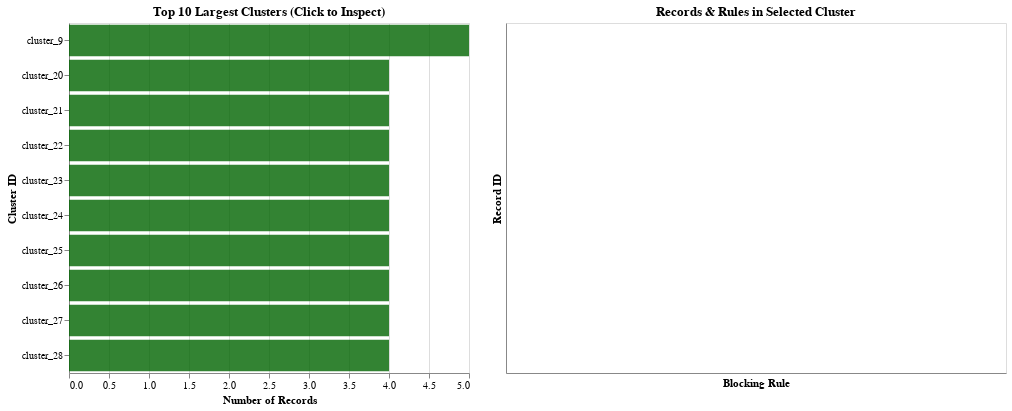

The notebook cell saved with this chart:
### Code cell
import altair as alt
import pandas as pd

print("🎨 Interactive Cluster Visualizations (with Drill-Down)...")
print("=" * 60)

if 'clusters_df' in locals() and clusters_df is not None and not clusters_df.empty and 'pairs_df' in locals() and pairs_df is not None:

    # --- Prepare cluster sizes ---
    cluster_sizes = clusters_df.groupby('ClusterID').size().reset_index(name='Size')
    top_clusters = cluster_sizes.nlargest(10, 'Size')

    # --- Merge rules into clusters ---
    id1, id2 = "RecordID1", "RecordID2"
    pairs_long = pd.concat([
        pairs_df[[id1, "RulesUsed"]].rename(columns={id1: "RecordID"}),
        pairs_df[[id2, "RulesUsed"]].rename(columns={id2: "RecordID"})
    ]).drop_duplicates()

    merged = pairs_long.merge(clusters_df, on="RecordID", how="left")

    # --- Selection ---
    cluster_select = alt.selection_single(fields=['ClusterID'], empty="none")

    # --- Chart 1: Top 10 Largest Clusters ---
    top_clusters_chart = (
        alt.Chart(top_clusters)
        .mark_bar(opacity=0.8)
        .encode(
            x=alt.X('Size:Q', title='Number of Records'),
            y=alt.Y('ClusterID:N', title='Cluster ID', sort='-x'),
            tooltip=['ClusterID:N', 'Size:Q'],
            color=alt.condition(cluster_select, alt.value("orange"), alt.value("darkgreen"))
        )
        .properties(
            title="Top 10 Largest Clusters (Click to Inspect)",
            width=400,
            height=350
        )
        .add_selection(cluster_select)
    )

    # --- Chart 2: Drill-down Records with RulesUsed ---
    cluster_records_chart = (
        alt.Chart(merged)
        .mark_circle(size=80, opacity=0.7)
        .encode(
            x=alt.X('RulesUsed:N', title='Blocking Rule'),
            y=alt.Y('RecordID:N', title='Record ID'),
            color=alt.Color('ClusterID:N', legend=None),
            tooltip=['ClusterID:N', 'RecordID:N', 'RulesUsed:N']
        )
        .transform_filter(cluster_select)
        .properties(
            title="Records & Rules in Selected Cluster",
            width=500,
            height=350
        )
    )

    # --- Dashboard ---
    interactive_dashboard = top_clusters_chart | cluster_records_chart
    display(interactive_dashboard)

else:
    print("❌ clusters_df or pairs_df not available for visualization")

### Figure 1 — Vega-Lite specification as saved in the notebook (floating-point values rounded to 4 significant figures)
{"config": {"view": {"continuousWidth": 300, "continuousHeight": 300}}, "hconcat": [{"data": {"name": "data-831cec4e3459f967e85c50a73f7c3072"}, "mark": {"type": "bar", "opacity": 0.8}, "encoding": {"color": {"condition": {"param": "param_3", "value": "orange", "empty": false}, "value": "darkgreen"}, "tooltip": [{"field": "ClusterID", "type": "nominal"}, {"field": "Size", "type": "quantitative"}], "x": {"field": "Size", "title": "Number of Records", "type": "quantitative"}, "y": {"field": "ClusterID", "sort": "-x", "title": "Cluster ID", "type": "nominal"}}, "height": 350, "name": "view_1", "title": "Top 10 Largest Clusters (Click to Inspect)", "width": 400}, {"data": {"name": "data-3344b20ff72d88479043d3886c364896"}, "mark": {"type": "circle", "opacity": 0.7, "size": 80}, "encoding": {"color": {"field": "ClusterID", "legend": null, "type": "nominal"}, "tooltip": [{"field": "ClusterID", "type": "nominal"}, {"field": "RecordID", "type": "nominal"}, {"field": "RulesUsed", "type": "nominal"}], "x": {"field": "RulesUsed", "title": "Blocking Rule", "type": "nominal"}, "y": {"field": "RecordID", "title": "Record ID", "type": "nominal"}}, "height": 350, "title": "Records & Rules in Selected Cluster", "transform": [{"filter": {"param": "param_3", "empty": false}}], "width": 500}], "params": [{"name": "param_3", "select": {"type": "point", "fields": ["ClusterID"]}, "views": ["view_1"]}], "$schema": "https://vega.github.io/schema/vega-lite/v5.20.1.json", "datasets": {"data-831cec4e3459f967e85c50a73f7c3072": [{"ClusterID": "cluster_9", "Size": 5}, {"ClusterID": "cluster_20", "Size": 4}, {"ClusterID": "cluster_21", "Size": 4}, {"ClusterID": "cluster_22", "Size": 4}, {"ClusterID": "cluster_23", "Size": 4}, {"ClusterID": "cluster_24", "Size": 4}, {"ClusterID": "cluster_25", "Size": 4}, {"ClusterID": "cluster_26", "Size": 4}, {"ClusterID": "cluster_27", "Size": 4}, {"ClusterID": "cluster_28", "Size": 4}], "data-3344b20ff72d88479043d3886c364896": [{"RecordID": 1, "RulesUsed": "Email", "ClusterID": "cluster_0", "ClusterSize": 3, "x": 0.9582, "y": 0.6652}, {"RecordID": 2, "RulesUsed": "Phone", "ClusterID": "cluster_0", "ClusterSize": 3, "x": 0.7695, "y": 0.1367}, {"RecordID": 6, "RulesUsed": "Phone", "ClusterID": "cluster_1", "ClusterSize": 2, "x": 0.3283, "y": 0.3392}, {"RecordID": 7, "RulesUsed": "Phone", "ClusterID": "cluster_2", "ClusterSize": 2, "x": 0.37, "y": 0.469}, {"RecordID": 11, "RulesUsed": "Phone", "ClusterID": "cluster_3", "ClusterSize": 2, "x": 0.5679, "y": 0.03084}, {"RecordID": 12, "RulesUsed": "Phone", "ClusterID": "cluster_4", "ClusterSize": 2, "x": 0.8671, "y": 0.2539}, {"RecordID": 14, "RulesUsed": "DOB,Email,Phone", "ClusterID": "cluster_5", "ClusterSize": 2, "x": 0.772, "y": 0.2118}, {"RecordID": 15, "RulesUsed": "Phone", "ClusterID": "cluster_6", "ClusterSize": 4, "x": 0.2255, "y": 0.582}, {"RecordID": 15, "RulesUsed": "DOB,Email,Phone", "ClusterID": "cluster_6", "ClusterSize": 4, "x": 0.2255, "y": 0.582}, {"RecordID": 16, "RulesUsed": "Phone", "ClusterID": "cluster_6", "ClusterSize": 4, "x": 0.9712, "y": 0.2354}, {"RecordID": 16, "RulesUsed": "DOB,Email,Phone", "ClusterID": "cluster_6", "ClusterSize": 4, "x": 0.9712, "y": 0.2354}, {"RecordID": 20, "RulesUsed": "Phone", "ClusterID": "cluster_7", "ClusterSize": 3, "x": 0.1078, "y": 0.5554}, {"RecordID": 22, "RulesUsed": "Phone", "ClusterID": "cluster_7", "ClusterSize": 3, "x": 0.6516, "y": 0.6468}, {"RecordID": 23, "RulesUsed": "Phone", "ClusterID": "cluster_8", "ClusterSize": 2, "x": 0.9687, "y": 0.6776}, {"RecordID": 26, "RulesUsed": "Phone", "ClusterID": "cluster_9", "ClusterSize": 5, "x": 0.2379, "y": 0.6747}, {"RecordID": 31, "RulesUsed": "Phone", "ClusterID": "cluster_6", "ClusterSize": 4, "x": 0.9389, "y": 0.6838}, {"RecordID": 34, "RulesUsed": "Phone", "ClusterID": "cluster_10", "ClusterSize": 2, "x": 0.4461, "y": 0.2804}, {"RecordID": 46, "RulesUsed": "DOB,Email,Phone", "ClusterID": "cluster_11", "ClusterSize": 2, "x": 0.6932, "y": 0.5757}, {"RecordID": 47, "RulesUsed": "DOB,Email,Phone", "ClusterID": "cluster_12", "ClusterSize": 2, "x": 0.4974, "y": 0.6453}, {"RecordID": 48, "RulesUsed": "DOB,Email,Phone", "ClusterID": "cluster_13", "ClusterSize": 2, "x": 0.04728, "y": 0.8567}, {"RecordID": 49, "RulesUsed": "Phone", "ClusterID": "cluster_9", "ClusterSize": 5, "x": 0.6776, "y": 0.6194}, {"RecordID": 49, "RulesUsed": "DOB,Email,Phone", "ClusterID": "cluster_9", "ClusterSize": 5, "x": 0.6776, "y": 0.6194}, {"RecordID": 50, "RulesUsed": "DOB,Email,Phone", "ClusterID": "cluster_14", "ClusterSize": 2, "x": 0.8543, "y": 0.6075}, {"RecordID": 51, "RulesUsed": "Phone", "ClusterID": "cluster_9", "ClusterSize": 5, "x": 0.002317, "y": 0.2933}, {"RecordID": 51, "RulesUsed": "DOB,Email,Phone", "ClusterID": "cluster_9", "ClusterSize": 5, "x": 0.002317, "y": 0.2933}, {"RecordID": 52, "RulesUsed": "DOB,Email,Phone", "ClusterID": "cluster_15", "ClusterSize": 2, "x": 0.2143, "y": 0.6259}, {"RecordID": 53, "RulesUsed": "DOB,Email,Phone", "ClusterID": "cluster_16", "ClusterSize": 2, "x": 0.8308, "y": 0.4518}, {"RecordID": 54, "RulesUsed": "DOB,Email,Phone", "ClusterID": "cluster_17", "ClusterSize": 2, "x": 0.5242, "y": 0.3599}, {"RecordID": 55, "RulesUsed": "DOB,Email,Phone", "ClusterID": "cluster_18", "ClusterSize": 2, "x": 0.477, "y": 0.1344}, {"RecordID": 56, "RulesUsed": "DOB,Email,Phone", "ClusterID": "cluster_19", "ClusterSize": 2, "x": 0.7627, "y": 0.48}, {"RecordID": 64, "RulesUsed": "Phone", "ClusterID": "cluster_9", "ClusterSize": 5, "x": 0.0231, "y": 0.9903}, {"RecordID": 80, "RulesUsed": "DOB,Email,Phone", "ClusterID": "cluster_20", "ClusterSize": 4, "x": 0.4358, "y": 0.577}, {"RecordID": 81, "RulesUsed": "DOB,Email,Phone", "ClusterID": "cluster_21", "ClusterSize": 4, "x": 0.2023, "y": 0.5918}, {"RecordID": 82, "RulesUsed": "DOB,Email,Phone", "ClusterID": "cluster_22", "ClusterSize": 4, "x": 0.9569, "y": 0.8682}, {"RecordID": 83, "RulesUsed": "DOB,Email,Phone", "ClusterID": "cluster_23", "ClusterSize": 4, "x": 0.8473, "y": 0.8795}, {"RecordID": 84, "RulesUsed": "DOB,Email,Phone", "ClusterID": "cluster_24", "ClusterSize": 4, "x": 0.1652, "y": 0.9323}, {"RecordID": 85, "RulesUsed": "DOB,Email,Phone", "ClusterID": "cluster_25", "ClusterSize": 4, "x": 0.9467, "y": 0.521}, {"RecordID": 86, "RulesUsed": "DOB,Email,Phone", "ClusterID": "cluster_26", "ClusterSize": 4, "x": 0.6601, "y": 0.5435}, {"RecordID": 87, "RulesUsed": "DOB,Email,Phone", "ClusterID": "cluster_27", "ClusterSize": 4, "x": 0.127, "y": 0.2132}, {"RecordID": 88, "RulesUsed": "DOB,Email,Phone", "ClusterID": "cluster_28", "ClusterSize": 4, "x": 0.979, "y": 0.6159}, {"RecordID": 89, "RulesUsed": "DOB,Email,Phone", "ClusterID": "cluster_29", "ClusterSize": 4, "x": 0.8645, "y": 0.2264}, {"RecordID": 90, "RulesUsed": "DOB,Email,Phone", "ClusterID": "cluster_30", "ClusterSize": 4, "x": 0.4604, "y": 0.3964}, {"RecordID": 91, "RulesUsed": "DOB,Email,Phone", "ClusterID": "cluster_20", "ClusterSize": 4, "x": 0.6979, "y": 0.3407}, {"RecordID": 92, "RulesUsed": "DOB,Email,Phone", "ClusterID": "cluster_21", "ClusterSize": 4, "x": 0.7397, "y": 0.8651}, {"RecordID": 93, "RulesUsed": "DOB,Email,Phone", "ClusterID": "cluster_22", "ClusterSize": 4, "x": 0.8271, "y": 0.6557}, {"RecordID": 94, "RulesUsed": "DOB,Email,Phone", "ClusterID": "cluster_23", "ClusterSize": 4, "x": 0.9623, "y": 0.5683}, {"RecordID": 95, "RulesUsed": "DOB,Email,Phone", "ClusterID": "cluster_24", "ClusterSize": 4, "x": 0.5464, "y": 0.3158}, {"RecordID": 96, "RulesUsed": "DOB,Email,Phone", "ClusterID": "cluster_25", "ClusterSize": 4, "x": 0.1939, "y": 0.1279}, {"RecordID": 97, "RulesUsed": "DOB,Email,Phone", "ClusterID": "cluster_26", "ClusterSize": 4, "x": 0.0981, "y": 0.1504}, {"RecordID": 98, "RulesUsed": "DOB,Email,Phone", "ClusterID": "cluster_27", "ClusterSize": 4, "x": 0.07636, "y": 0.9009}, {"RecordID": 99, "RulesUsed": "DOB,Email,Phone", "ClusterID": "cluster_28", "ClusterSize": 4, "x": 0.9269, "y": 0.7465}, {"RecordID": 100, "RulesUsed": "DOB,Email,Phone", "ClusterID": "cluster_29", "ClusterSize": 4, "x": 0.399, "y": 0.9839}, {"RecordID": 101, "RulesUsed": "DOB,Email,Phone", "ClusterID": "cluster_30", "ClusterSize": 4, "x": 0.3723, "y": 0.9465}, {"RecordID": 107, "RulesUsed": "DOB,Email,Phone", "ClusterID": "cluster_20", "ClusterSize": 4, "x": 0.9541, "y": 0.9981}, {"RecordID": 108, "RulesUsed": "DOB,Email,Phone", "ClusterID": "cluster_21", "ClusterSize": 4, "x": 0.9388, "y": 0.9659}, {"RecordID": 109, "RulesUsed": "DOB,Email,Phone", "ClusterID": "cluster_22", "ClusterSize": 4, "x": 0.971, "y": 0.0428}, {"RecordID": 110, "RulesUsed": "DOB,Email,Phone", "ClusterID": "cluster_23", "ClusterSize": 4, "x": 0.8457, "y": 0.4589}, {"RecordID": 111, "RulesUsed": "DOB,Email,Phone", "ClusterID": "cluster_24", "ClusterSize": 4, "x": 0.958, "y": 0.2185}, {"RecordID": 112, "RulesUsed": "DOB,Email,Phone", "ClusterID": "cluster_25", "ClusterSize": 4, "x": 0.4494, "y": 0.9308}, {"RecordID": 113, "RulesUsed": "DOB,Email,Phone", "ClusterID": "cluster_26", "ClusterSize": 4, "x": 0.09524, "y": 0.576}, {"RecordID": 114, "RulesUsed": "DOB,Email,Phone", "ClusterID": "cluster_27", "ClusterSize": 4, "x": 0.1028, "y": 0.773}, {"RecordID": 115, "RulesUsed": "DOB,Email,Phone", "ClusterID": "cluster_28", "ClusterSize": 4, "x": 0.2936, "y": 0.5876}, {"RecordID": 116, "RulesUsed": "DOB,Email,Phone", "ClusterID": "cluster_29", "ClusterSize": 4, "x": 0.3085, "y": 0.07361}, {"RecordID": 117, "RulesUsed": "DOB,Email,Phone", "ClusterID": "cluster_30", "ClusterSize": 4, "x": 0.6664, "y": 0.4398}, {"RecordID": 118, "RulesUsed": "DOB,Email,Phone", "ClusterID": "cluster_31", "ClusterSize": 2, "x": 0.1764, "y": 0.3949}, {"RecordID": 119, "RulesUsed": "DOB,Email,Phone", "ClusterID": "cluster_32", "ClusterSize": 2, "x": 0.9208, "y": 0.5914}, {"RecordID": 120, "RulesUsed": "DOB,Email,Phone", "ClusterID": "cluster_33", "ClusterSize": 2, "x": 0.6394, "y": 0.2851}, {"RecordID": 121, "RulesUsed": "DOB,Email,Phone", "ClusterID": "cluster_34", "ClusterSize": 2, "x": 0.8145, "y": 0.7827}, {"RecordID": 122, "RulesUsed": "DOB,Email,Phone", "ClusterID": "cluster_35", "ClusterSize": 2, "x": 0.8672, "y": 0.2687}, {"RecordID": 2, "RulesUsed": "Email", "ClusterID": "cluster_0", "ClusterSize": 3, "x": 0.7695, "y": 0.1367}, {"RecordID": 4, "RulesUsed": "Phone", "ClusterID": "cluster_0", "ClusterSize": 3, "x": 0.3612, "y": 0.6322}, {"RecordID": 9, "RulesUsed": "Phone", "ClusterID": "cluster_1", "ClusterSize": 2, "x": 0.04518, "y": 0.1638}, {"RecordID": 8, "RulesUsed": "Phone", "ClusterID": "cluster_2", "ClusterSize": 2, "x": 0.2147, "y": 0.3471}, {"RecordID": 45, "RulesUsed": "Phone", "ClusterID": "cluster_3", "ClusterSize": 2, "x": 0.9253, "y": 0.2209}, {"RecordID": 13, "RulesUsed": "Phone", "ClusterID": "cluster_4", "ClusterSize": 2, "x": 0.2468, "y": 0.5351}, {"RecordID": 30, "RulesUsed": "DOB,Email,Phone", "ClusterID": "cluster_5", "ClusterSize": 2, "x": 0.08205, "y": 0.6298}, {"RecordID": 31, "RulesUsed": "DOB,Email,Phone", "ClusterID": "cluster_6", "ClusterSize": 4, "x": 0.9389, "y": 0.6838}, {"RecordID": 32, "RulesUsed": "Phone", "ClusterID": "cluster_6", "ClusterSize": 4, "x": 0.0411, "y": 0.04249}, {"RecordID": 32, "RulesUsed": "DOB,Email,Phone", "ClusterID": "cluster_6", "ClusterSize": 4, "x": 0.0411, "y": 0.04249}, {"RecordID": 105, "RulesUsed": "Phone", "ClusterID": "cluster_7", "ClusterSize": 3, "x": 0.3065, "y": 0.3559}, {"RecordID": 25, "RulesUsed": "Phone", "ClusterID": "cluster_8", "ClusterSize": 2, "x": 0.7264, "y": 0.7239}, {"RecordID": 66, "RulesUsed": "Phone", "ClusterID": "cluster_9", "ClusterSize": 5, "x": 0.2518, "y": 0.1347}, {"RecordID": 35, "RulesUsed": "Phone", "ClusterID": "cluster_10", "ClusterSize": 2, "x": 0.8231, "y": 0.1798}, {"RecordID": 61, "RulesUsed": "DOB,Email,Phone", "ClusterID": "cluster_11", "ClusterSize": 2, "x": 0.1258, "y": 0.1531}, {"RecordID": 62, "RulesUsed": "DOB,Email,Phone", "ClusterID": "cluster_12", "ClusterSize": 2, "x": 0.1289, "y": 0.4809}, {"RecordID": 63, "RulesUsed": "DOB,Email,Phone", "ClusterID": "cluster_13", "ClusterSize": 2, "x": 0.3163, "y": 0.5749}, {"RecordID": 64, "RulesUsed": "DOB,Email,Phone", "ClusterID": "cluster_9", "ClusterSize": 5, "x": 0.0231, "y": 0.9903}, {"RecordID": 65, "RulesUsed": "DOB,Email,Phone", "ClusterID": "cluster_14", "ClusterSize": 2, "x": 0.4501, "y": 0.5158}, {"RecordID": 66, "RulesUsed": "DOB,Email,Phone", "ClusterID": "cluster_9", "ClusterSize": 5, "x": 0.2518, "y": 0.1347}, {"RecordID": 67, "RulesUsed": "DOB,Email,Phone", "ClusterID": "cluster_15", "ClusterSize": 2, "x": 0.7766, "y": 0.5472}, {"RecordID": 68, "RulesUsed": "DOB,Email,Phone", "ClusterID": "cluster_16", "ClusterSize": 2, "x": 0.95, "y": 0.07642}, {"RecordID": 69, "RulesUsed": "DOB,Email,Phone", "ClusterID": "cluster_17", "ClusterSize": 2, "x": 0.2415, "y": 0.4589}, {"RecordID": 70, "RulesUsed": "DOB,Email,Phone", "ClusterID": "cluster_18", "ClusterSize": 2, "x": 0.4379, "y": 0.6903}, {"RecordID": 71, "RulesUsed": "DOB,Email,Phone", "ClusterID": "cluster_19", "ClusterSize": 2, "x": 0.4831, "y": 0.4709}, {"RecordID": 123, "RulesUsed": "DOB,Email,Phone", "ClusterID": "cluster_20", "ClusterSize": 4, "x": 0.2066, "y": 0.7092}, {"RecordID": 124, "RulesUsed": "DOB,Email,Phone", "ClusterID": "cluster_21", "ClusterSize": 4, "x": 0.8818, "y": 0.163}, {"RecordID": 125, "RulesUsed": "DOB,Email,Phone", "ClusterID": "cluster_22", "ClusterSize": 4, "x": 0.1166, "y": 0.9078}, {"RecordID": 126, "RulesUsed": "DOB,Email,Phone", "ClusterID": "cluster_23", "ClusterSize": 4, "x": 0.5469, "y": 0.6216}, {"RecordID": 127, "RulesUsed": "DOB,Email,Phone", "ClusterID": "cluster_24", "ClusterSize": 4, "x": 0.3969, "y": 0.5442}, {"RecordID": 128, "RulesUsed": "DOB,Email,Phone", "ClusterID": "cluster_25", "ClusterSize": 4, "x": 0.2919, "y": 0.2202}, {"RecordID": 129, "RulesUsed": "DOB,Email,Phone", "ClusterID": "cluster_26", "ClusterSize": 4, "x": 0.9437, "y": 0.3894}, {"RecordID": 130, "RulesUsed": "DOB,Email,Phone", "ClusterID": "cluster_27", "ClusterSize": 4, "x": 0.9617, "y": 0.3031}, {"RecordID": 131, "RulesUsed": "DOB,Email,Phone", "ClusterID": "cluster_28", "ClusterSize": 4, "x": 0.5091, "y": 0.4263}, {"RecordID": 132, "RulesUsed": "DOB,Email,Phone", "ClusterID": "cluster_29", "ClusterSize": 4, "x": 0.8065, "y": 0.7235}, {"RecordID": 133, "RulesUsed": "DOB,Email,Phone", "ClusterID": "cluster_30", "ClusterSize": 4, "x": 0.4889, "y": 0.8187}, {"RecordID": 134, "RulesUsed": "DOB,Email,Phone", "ClusterID": "cluster_31", "ClusterSize": 2, "x": 0.5969, "y": 0.4401}, {"RecordID": 135, "RulesUsed": "DOB,Email,Phone", "ClusterID": "cluster_32", "ClusterSize": 2, "x": 0.9132, "y": 0.1923}, {"RecordID": 136, "RulesUsed": "DOB,Email,Phone", "ClusterID": "cluster_33", "ClusterSize": 2, "x": 0.1059, "y": 0.01068}, {"RecordID": 137, "RulesUsed": "DOB,Email,Phone", "ClusterID": "cluster_34", "ClusterSize": 2, "x": 0.7085, "y": 0.007065}, {"RecordID": 138, "RulesUsed": "DOB,Email,Phone", "ClusterID": "cluster_35", "ClusterSize": 2, "x": 0.4121, "y": 0.5121}]}}
